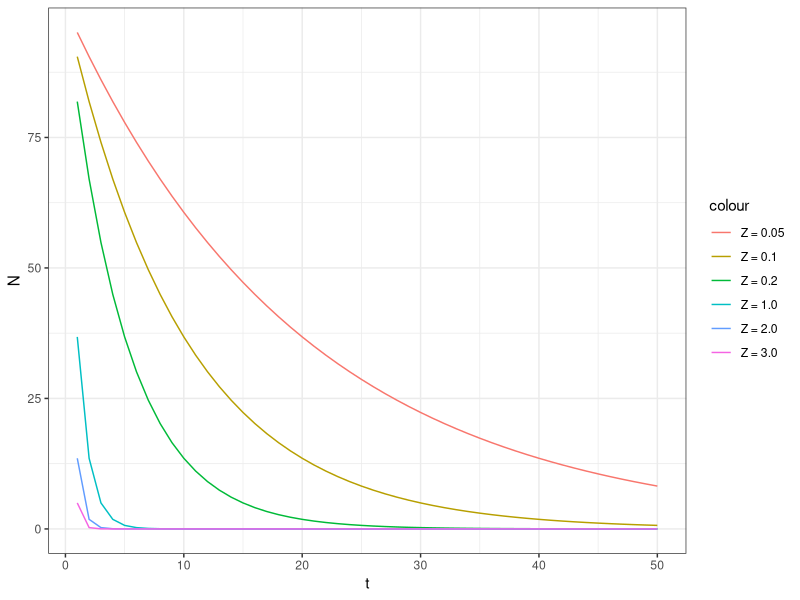

This figure's R source: (Note: this script raises an error after producing the figure.)
library(ggplot2)
data = data.frame(ID = 1:5, X=c(13,3,2,8,5), Y=seq(10, 30, by=5), Z=letters[1:5])
#Nt = N0 e^-Zt
t=c(1.0:50)
N=c(1.0:50)
data=data.frame(N=N, t=t)
Z=c(0.05, 0.1, 0.2, 1.0, 2.0, 3.0)
N0=100

#plotting - tried a loop but couldn't make it work w ggplot
plot1<-ggplot(data=data, aes(x=t))
N1=N0*exp((0-Z[1])*t)
plot1<-plot1 + geom_line(aes(y=N1, color="Z = 0.05"))
N2=N0*exp((0-Z[2])*t)
plot1<-plot1 + geom_line(aes(y=N2, color="Z = 0.1"))
N3=N0*exp((0-Z[3])*t)
plot1<-plot1 + geom_line(aes(y=N3, color="Z = 0.2"))
N4=N0*exp((0-Z[4])*t)
plot1<-plot1 + geom_line(aes(y=N4, color="Z = 1.0"))
N5=N0*exp((0-Z[5])*t)
plot1<-plot1 + geom_line(aes(y=N5, color="Z = 2.0"))
N6=N0*exp((0-Z[6])*t)
plot1<-plot1 + geom_line(aes(y=N6, color="Z = 3.0"))
plot1 + xlab("t")+ylab("N") + theme_bw()

#maths
var1<-log(0.5)
FAE<-eaf/(0-Z)
B1 <- 1-exp(-0.2)
B2 <- 1-exp(-1)

#reproducing a figure
A <- 1 - exp(0-Z)
sequence = c(0.1, 0.2, 0.3, 0.5, 0.8, 1)
data2 <- data.frame (Z=Z, A=A, s=sequence)
plot2<-ggplot(data=data2, aes(x=Z, y=A))+geom_line(aes(linetype="A vs. Z"))+geom_point()
plot2+geom_line(aes(x=s, y=s, linetype="1:1"))+
  scale_linetype_manual(values=c("A vs. Z"="solid", "1:1"="dashed"))+
  xlab("Z") + ylab ("A")+ theme_bw()+
  ggtitle("Comparison of annual (A) and instantaneous (Z) mortality")+theme(plot.title = element_text(hjust = 0.5))

                